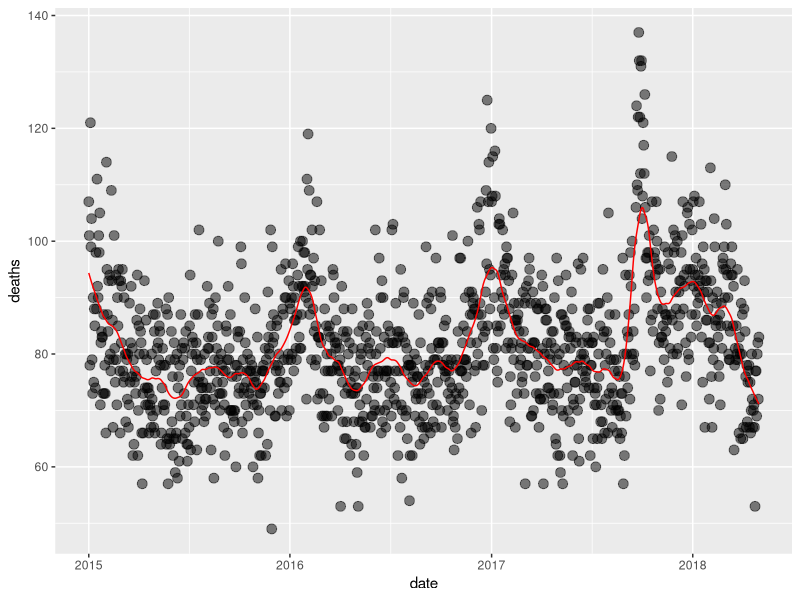
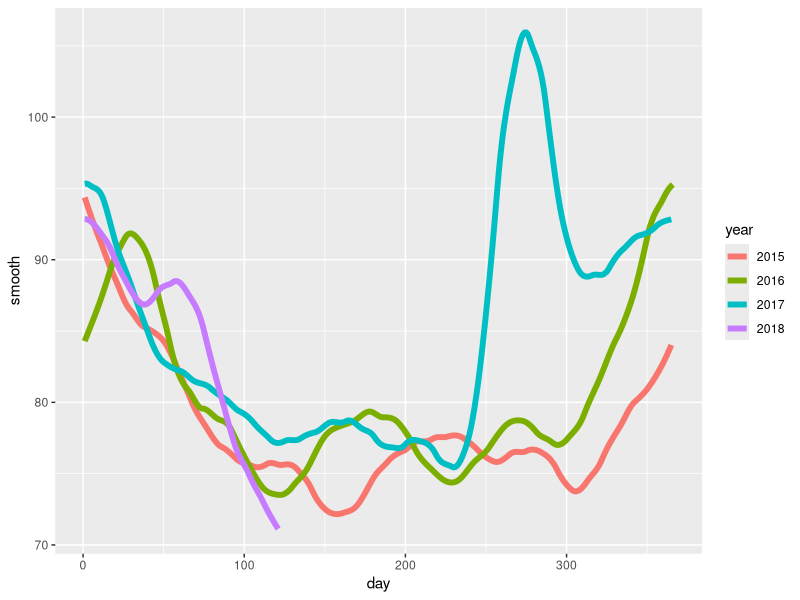

The R script that drew these images, in order: (Note: this script raises an error after producing the figures.)
library(tidyverse)
library(lubridate)
library(purrr)
library(pdftools)

fn <- system.file("extdata", "RD-Mortality-Report_2015-18-180531.pdf", package="dslabs")
dat <- map_df(str_split(pdf_text(fn), "\n"), function(s){
  s <- str_trim(s)
  header_index <- str_which(s, "2015")[1]
  tmp <- str_split(s[header_index], "\\s+", simplify = TRUE)
  month <- tmp[1]
  header <- tmp[-1]
  tail_index  <- str_which(s, "Total")
  n <- str_count(s, "\\d+")
  out <- c(1:header_index, which(n==1), which(n>=28), tail_index:length(s))
  s[-out] %>%
    str_remove_all("[^\\d\\s]") %>%
    str_trim() %>%
    str_split_fixed("\\s+", n = 6) %>%
    .[,1:5] %>%
    as_data_frame() %>% 
    setNames(c("day", header)) %>%
    mutate(month = month,
           day = as.numeric(day)) %>%
    gather(year, deaths, -c(day, month)) %>%
    mutate(deaths = as.numeric(deaths))
}) %>%
  mutate(month = recode(month, "JAN" = 1, "FEB" = 2, "MAR" = 3, "APR" = 4, "MAY" = 5, "JUN" = 6, 
                        "JUL" = 7, "AGO" = 8, "SEP" = 9, "OCT" = 10, "NOV" = 11, "DEC" = 12)) %>%
  mutate(date = make_date(year, month, day)) %>%
  dplyr::filter(date <= "2018-05-01")

# use the loess function to obtain a smooth estimate of the expected number of deaths
# as a function of date
# make the span two months long
tmp <- dat %>% group_by(day,month, year) %>% summarise(total_deaths = sum(deaths))
total_days <- as.numeric(diff(range(dat$date)))
span <- 60/total_days
x <- as.numeric(dat$date)
fit <- loess(deaths ~ x, degree = 1, span = span, data = dat)
dat %>% filter(deaths != "NA") %>% 
  mutate(smooth = fit$fitted) %>% 
  ggplot(aes(date, deaths)) +
  geom_point(size = 3, alpha = 0.5, colour = "black") +
  geom_line(aes(date, smooth), colour = "red")
  
# plot smooth estimates against day of the year, all on the same plot, 
# but with different colors for each year
dat %>% 
  mutate(smooth = predict(fit, as.numeric(date)), day = yday(date), year = as.character(year(date))) %>%
  ggplot(aes(day, smooth, col = year)) +
  geom_line(lwd = 2)

## mnist the x_2 variable is not significant
library(broom)
mnist_27$train %>% glm(y ~ x_2, family = "binomial", data = .) %>% tidy()

# Plotting a scatterplot here is not useful since y is binary:
qplot(x_2, y, data = mnist_27$train)

# fit a loess line and plot the results
mnist_27$train %>% 
  mutate(y = ifelse(y=="7", 1, 0)) %>%
  ggplot(aes(x_2, y)) + 
  geom_smooth(method = "loess")
